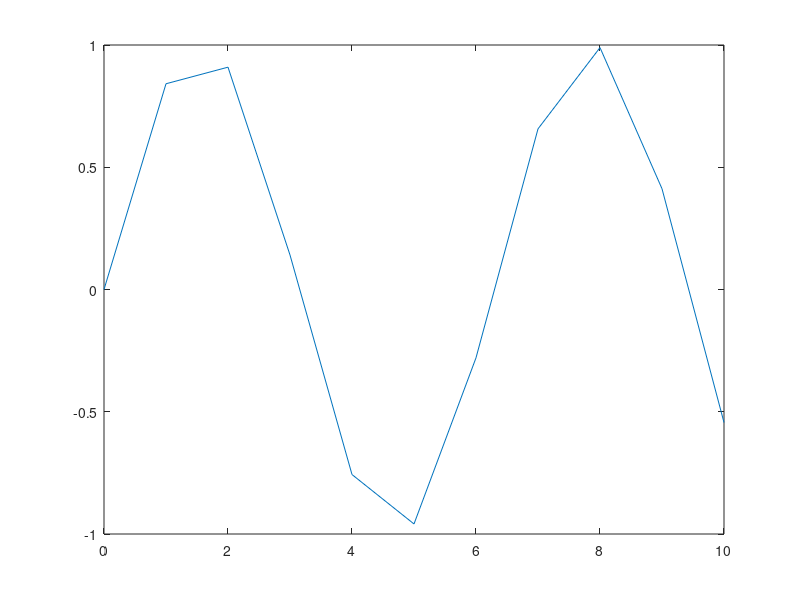

The MATLAB script that drew this image: (Note: this script raises an error after producing the figure.)
clc; clear; close all
t = 0 : 10;
x = sin(t);

fig = figure;
plot(t, x);
FILE_NAME = ['results/fig' num2str(fig.Number) '.pdf'];
saveas(fig, FILE_NAME)

fig = figure;
FILE_NAME = ['results/fig' num2str(fig.Number) '.pdf'];
plot(t, 2*x);
saveas(fig, FILE_NAME)